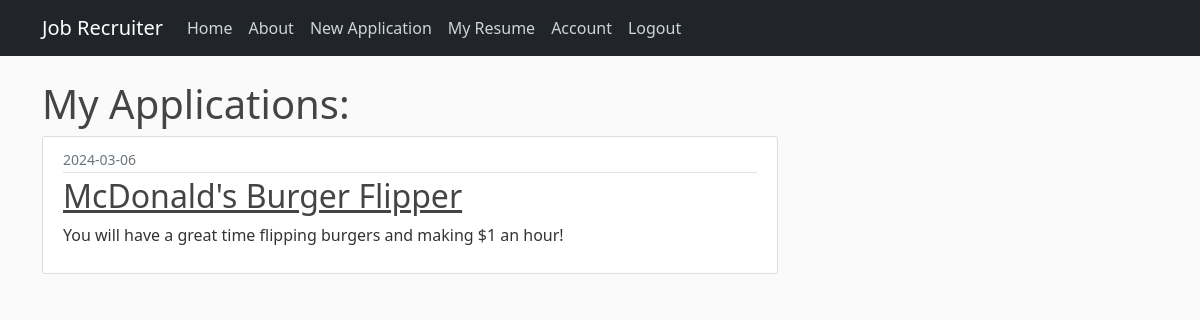
Screenshot of /home (signed in) with the database file from the repository.
### jobrecruiter/models.py (models this page shows, shortened)
class Application(db.Model): # This is a class that represents an application
    id = db.Column(db.Integer, primary_key=True) # unique key for each application
    title = db.Column(db.String(100), nullable=False)
    date_posted = db.Column(db.DateTime, nullable=False, default=datetime.utcnow) # This is the date the application was posted
    content = db.Column(db.Text, nullable=False)
    user_id = db.Column(db.Integer, db.ForeignKey('user.id'), nullable=False) # This is a foreign key that links the application to the user

### jobrecruiter/routes.py (the view)
@app.route("/home") # This is a decorator
def home():
    applications = Application.query.all()
    return render_template('home.html', applications=applications)

### jobrecruiter/models.py (called while the page is built)
@login_manager.user_loader # Login manager setup
def load_user(user_id):
    return User.query.get(int(user_id))

### jobrecruiter/templates/home.html
{% extends "base.html" %}
{% block content %}
    <h1>My Applications:</h1>
    {% for application in applications %}
    <article class="media content-section">
        <div class="media-body">
          <div class="article-metadata">
            <small class="text-muted">{{ application.date_posted.strftime('%Y-%m-%d') }}</small>
          </div>
          <h2><a class="article-title" href="{{url_for('application', application_id=application.id)}}">{{ application.title }}</a></h2>
          <p class="article-content">{{ application.content }}</p>
        </div>
    </article>
    {% endfor %}
{% endblock content %}

### jobrecruiter/static/main.css (style rules this page uses)
body { background: #fafafa; color: #333333; margin-top: 5rem; }
h1, h2, h3, h4, h5, h6 { color: #444444; }
.content-section { background: #ffffff; padding: 10px 20px; border: 1px solid #dddddd; border-radius: 3px; margin-bottom: 20px; }
.article-title { color: #444444; }
.article-content { white-space: pre-line; }
.article-metadata { padding-bottom: 1px; margin-bottom: 4px; border-bottom: 1px solid #e3e3e3 }

### rows the page displays
Application: date_posted "2024-03-06", title "McDonald's Burger Flipper", content "You will have a great time flipping burgers and making $1 an hour!"
